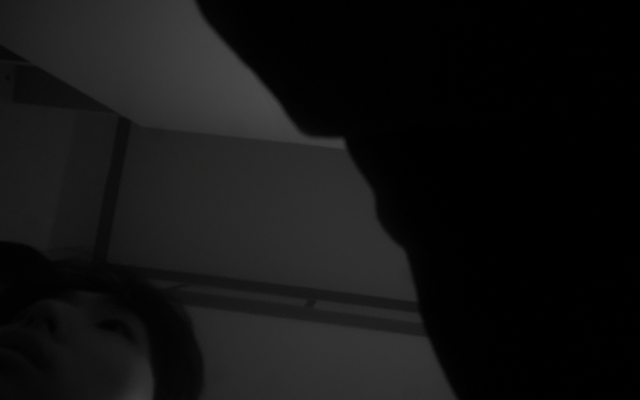
#> input picture captures/cam4_660nm/2026-03-30/20260330_173841_955_cam4.png, 1280 x 800 px (shown at 1/2 size); its folder holds only this picture in this run
$ python porphyrin_viewer02.py
#> lines starting #> are read from the running program, lines starting #| are printed output that depends on the picture; after the words box and inside, x2 and y2 are one past the last pixel; in counts of white or black regions, pixels touching at a corner belong together
import cv2
import numpy as np
import os

# -----------------------------
# 등급 계산
# -----------------------------
def get_grade(rate):
    if rate < 1:
        return "Low"
    elif rate < 3:
        return "Normal"
    elif rate < 7:
        return "High"
    else:
        return "Very High"


# -----------------------------
# 부위별 분석
# -----------------------------
def analyze_regions(mask):
    h, w = mask.shape

    regions = {
        "Upper": mask[0:h//3, :],
        "Middle": mask[h//3:2*h//3, :],
        "Lower": mask[2*h//3:h, :],
        "Left": mask[:, 0:w//3],
        "Center": mask[:, w//3:2*w//3],
        "Right": mask[:, 2*w//3:w]
    }

    result = {}

    for name, roi in regions.items():
        total_pixels = roi.size
        detected_pixels = np.count_nonzero(roi)
        rate = (detected_pixels / total_pixels) * 100
        result[name] = rate

    return result


# -----------------------------
# 히트맵 생성
# -----------------------------
def create_heatmap(img, mask):
    mask_blur = cv2.GaussianBlur(mask, (31, 31), 0)

    heatmap = cv2.applyColorMap(mask_blur, cv2.COLORMAP_JET)

    overlay = cv2.addWeighted(img, 0.6, heatmap, 0.4, 0)

    return overlay


# -----------------------------
# 포르피린 검출
# -----------------------------
def detect_porhyrin(img):
    if img is None:
        return None, None, 0, 0, "None", {}

    output = img.copy()

    # 그레이 변환
    gray = cv2.cvtColor(img, cv2.COLOR_BGR2GRAY)

    # 대비 강화
    clahe = cv2.createCLAHE(clipLimit=2.0, tileGridSize=(8, 8))
    enhanced = clahe.apply(gray)

    # 블러 처리
    blur = cv2.GaussianBlur(enhanced, (5, 5), 0)

    # 상위 밝기 기준 검출
    threshold_value = np.percentile(blur, 97)

    _, thresh = cv2.threshold(blur, threshold_value, 255, cv2.THRESH_BINARY)

    # 노이즈 제거
    kernel = np.ones((3, 3), np.uint8)
    thresh = cv2.morphologyEx(thresh, cv2.MORPH_OPEN, kernel)

    # 컨투어 검출
    contours, _ = cv2.findContours(thresh, cv2.RETR_EXTERNAL, cv2.CHAIN_APPROX_SIMPLE)

    clean_mask = np.zeros_like(thresh)

    count = 0

    for cnt in contours:
        area = cv2.contourArea(cnt)

        if area < 10:
            continue

        (x, y), radius = cv2.minEnclosingCircle(cnt)

        if 3 < radius < 15:
            center = (int(x), int(y))

            cv2.circle(output, center, int(radius), (0, 0, 255), 2)
            cv2.drawContours(clean_mask, [cnt], -1, 255, -1)

            count += 1

    # 검출률 계산
    total_pixels = clean_mask.size
    detected_pixels = np.count_nonzero(clean_mask)
    detection_rate = (detected_pixels / total_pixels) * 100

    # 등급 계산
    grade = get_grade(detection_rate)

    # 부위별 분석
    region_result = analyze_regions(clean_mask)

    # 히트맵 생성
    heatmap = create_heatmap(img, clean_mask)

    return output, heatmap, count, detection_rate, grade, region_result


# -----------------------------
# 이미지 리스트 가져오기
# -----------------------------
def load_images(base_path):
    image_list = []

    date_folders = sorted(os.listdir(base_path))

    for date in date_folders:
        folder_path = os.path.join(base_path, date)

        if not os.path.isdir(folder_path):
            continue

        files = sorted([f for f in os.listdir(folder_path)
                        if f.lower().endswith(('.png', '.jpg', '.jpeg'))])

        for f in files:
            full_path = os.path.join(folder_path, f)
            image_list.append((date, f, full_path))

    return image_list


# -----------------------------
# 텍스트 출력 함수
# -----------------------------
def put_info_text(img, name, idx, total, date, count, rate, grade, region_result):
    cv2.putText(img, name, (20, 35),
                cv2.FONT_HERSHEY_SIMPLEX, 0.6, (255, 255, 255), 2)

    cv2.putText(img, f"{idx+1} / {total}", (20, 70),
                cv2.FONT_HERSHEY_SIMPLEX, 0.6, (255, 255, 255), 2)

    cv2.putText(img, f"Date: {date}", (20, 105),
                cv2.FONT_HERSHEY_SIMPLEX, 0.6, (0, 255, 255), 2)

    cv2.putText(img, f"Detected Count: {count}", (20, 140),
                cv2.FONT_HERSHEY_SIMPLEX, 0.65, (0, 0, 255), 2)

    cv2.putText(img, f"Detection Rate: {rate:.2f}%", (20, 175),
                cv2.FONT_HERSHEY_SIMPLEX, 0.65, (0, 0, 255), 2)

    cv2.putText(img, f"Grade: {grade}", (20, 210),
                cv2.FONT_HERSHEY_SIMPLEX, 0.65, (0, 255, 0), 2)

    y = 250
    cv2.putText(img, "Region Analysis", (20, y),
                cv2.FONT_HERSHEY_SIMPLEX, 0.6, (255, 255, 0), 2)

    y += 30

    for region, value in region_result.items():
        cv2.putText(img, f"{region}: {value:.2f}%", (20, y),
                    cv2.FONT_HERSHEY_SIMPLEX, 0.5, (255, 255, 0), 1)
        y += 25

    return img


# -----------------------------
# 뷰어
# -----------------------------
def viewer(base_path):
#> called with base_path = '../../captures/cam4_660nm'
    images = load_images(base_path)

    if len(images) == 0:
        print("이미지 없음")
        return

    idx = 0
    total = len(images)

    cv2.namedWindow("Porphyrin Viewer", cv2.WINDOW_NORMAL)

    while True:
        date, name, path = images[idx]

        img = cv2.imread(path)
#> img is the input picture: shape (800, 1280, 3); mean B, G, R 18.4, 18.6, 18.4

        if img is None:
            idx = (idx + 1) % total
            continue

        result, heatmap, count, rate, grade, region_result = detect_porhyrin(img)
#> in detect_porhyrin, `enhanced = clahe.apply(gray)`:
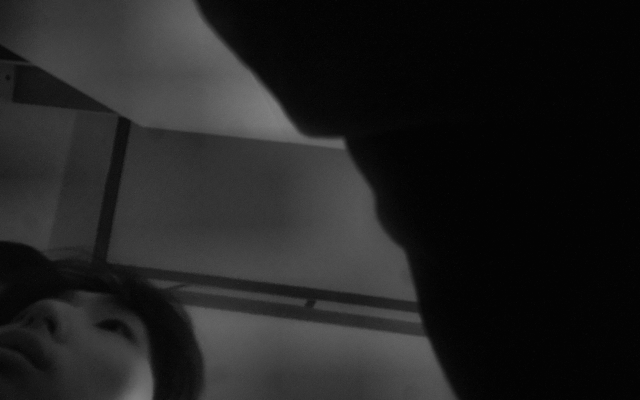
#> enhanced: shape (800, 1280) (shown at 1/2 size); min 1, max 135, mean 32.7
#> in detect_porhyrin, `threshold_value = np.percentile(blur, 97)`: threshold_value = 93
#> in detect_porhyrin, `_, thresh = cv2.threshold(blur, threshold_value, 255, cv2.THRESH_BINARY)`: thresh: shape (800, 1280); 2.8% white; 28 white regions (24 under 20 px), largest, box (x1, y1, x2, y2) and area: (351, 9, 685, 295) 22378, (393, 621, 497, 671) 2898, (247, 738, 304, 800) 2038, (759, 669, 855, 706) 1720
#> in detect_porhyrin, `thresh = cv2.morphologyEx(thresh, cv2.MORPH_OPEN, kernel)`:
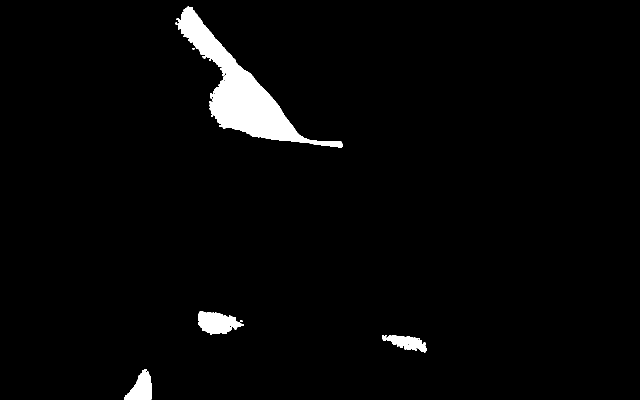
#> thresh: shape (800, 1280) (shown at 1/2 size); 2.8% white; 7 white regions (3 under 20 px)
#> in detect_porhyrin, `contours, _ = cv2.findContours(thresh, cv2.RETR_EXTERNAL, cv2.CHAIN_AP..`: contours = 7 contours, 3 with area under 20; largest, box (x1, y1, x2, y2) and area: (353, 13, 685, 295) 21650, (396, 623, 487, 670) 2665, (248, 738, 303, 800) 1927, (764, 670, 854, 705) 1522
#> the loop in detect_porhyrin, `for cnt in contours:` made 7 passes
#> (area, x, y, radius) on passes 1, 3, 4, 7: (1927, 274.5, 771.7, 38.01), (1521.5, 808.5, 685.5, 46.8), (2665, 441, 639.5, 46.45), (21649.5, 525.1, 156.4, 209.5)
#> after the loop in detect_porhyrin, `for cnt in contours:`: clean_mask: shape (800, 1280); every value is 0
#> after the loop in detect_porhyrin, `for cnt in contours:`: count = 0
#> in detect_porhyrin, `grade = get_grade(detection_rate)`: grade = 'Low'
#> the loop in analyze_regions, `for name, roi in regions.items():` made 6 passes
#> (name, total_pixels) on passes 1 to 6: ('Upper', 340480), ('Middle', 341760), ('Lower', 341760), ('Left', 340800), ('Center', 341600), ('Right', 341600)
#> after the loop in analyze_regions, `for name, roi in regions.items():`: result = {'Upper': 0, 'Middle': 0, 'Lower': 0, 'Left': 0, 'Center': 0, 'Right': 0}
#> in detect_porhyrin, `region_result = analyze_regions(clean_mask)`: region_result has the same summary as result in analyze_regions
#> in create_heatmap, `heatmap = cv2.applyColorMap(mask_blur, cv2.COLORMAP_JET)`:
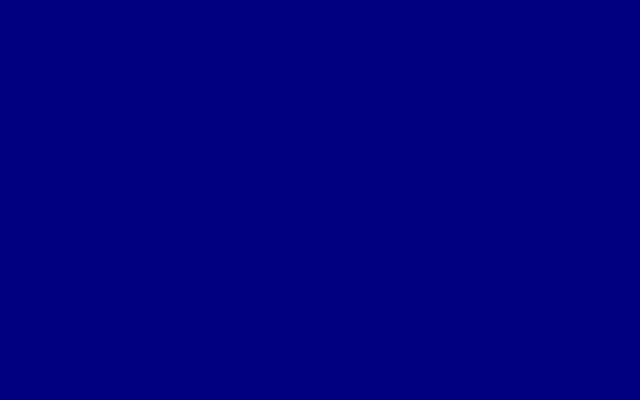
#> heatmap: shape (800, 1280, 3) (shown at 1/2 size); mean B, G, R 128, 0, 0
#> in create_heatmap, `overlay = cv2.addWeighted(img, 0.6, heatmap, 0.4, 0)`:
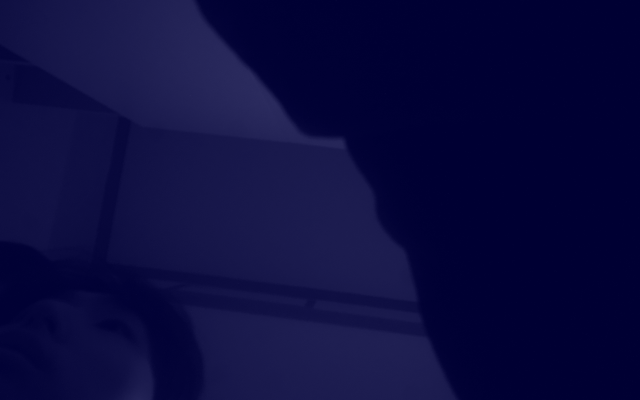
#> overlay: shape (800, 1280, 3) (shown at 1/2 size); mean B, G, R 62.1, 11.2, 11.1
#> count = 0; rate = 0; grade = 'Low'; region_result has the same summary as result in analyze_regions

        # 크기 통일
        view_w = 500
        view_h = 500

        img_view = cv2.resize(img, (view_w, view_h))
        result_view = cv2.resize(result, (view_w, view_h))
        heatmap_view = cv2.resize(heatmap, (view_w, view_h))

        # 텍스트 표시용
        result_view = put_info_text(
            result_view,
            name,
            idx,
            total,
            date,
            count,
            rate,
            grade,
            region_result
        )
#> the loop in put_info_text, `for region, value in region_result.items():` made 6 passes
#> (region, y) on passes 1 to 6: ('Upper', 305), ('Middle', 330), ('Lower', 355), ('Left', 380), ('Center', 405), ('Right', 430)
#> after the loop in put_info_text, `for region, value in region_result.items():`:
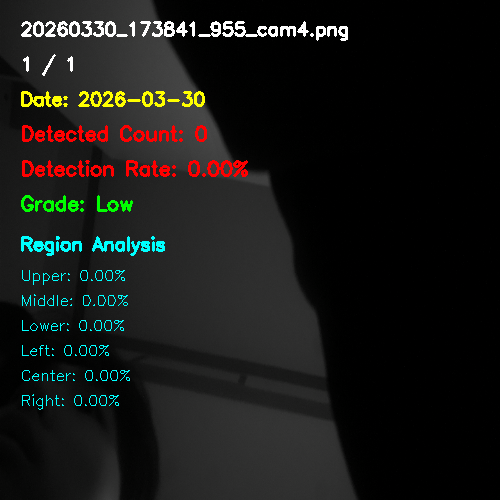
#> img: shape (500, 500, 3); mean B, G, R 22.2, 24.5, 23.9
#> after the loop in put_info_text, `for region, value in region_result.items():`: y = 430

        cv2.putText(img_view, "Original", (20, 470),
                    cv2.FONT_HERSHEY_SIMPLEX, 0.7, (255, 255, 255), 2)
#> img_view: shape (500, 500, 3); mean B, G, R 18.9, 19.2, 19

        cv2.putText(result_view, "Detection Result", (20, 470),
                    cv2.FONT_HERSHEY_SIMPLEX, 0.7, (255, 255, 255), 2)
#> result_view: shape (500, 500, 3); 0.53% of pixels changed, all inside (x1, y1, x2, y2) = (22, 454, 200, 472)

        cv2.putText(heatmap_view, "Heatmap", (20, 470),
                    cv2.FONT_HERSHEY_SIMPLEX, 0.7, (255, 255, 255), 2)
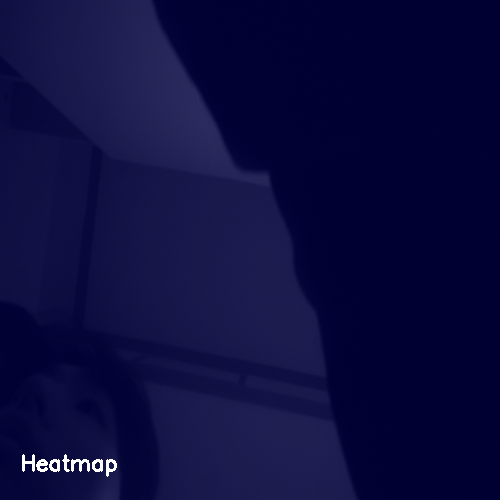
#> heatmap_view: shape (500, 500, 3); mean B, G, R 62.6, 11.8, 11.7

        # 3개 가로 출력
        combined = np.hstack((img_view, result_view, heatmap_view))
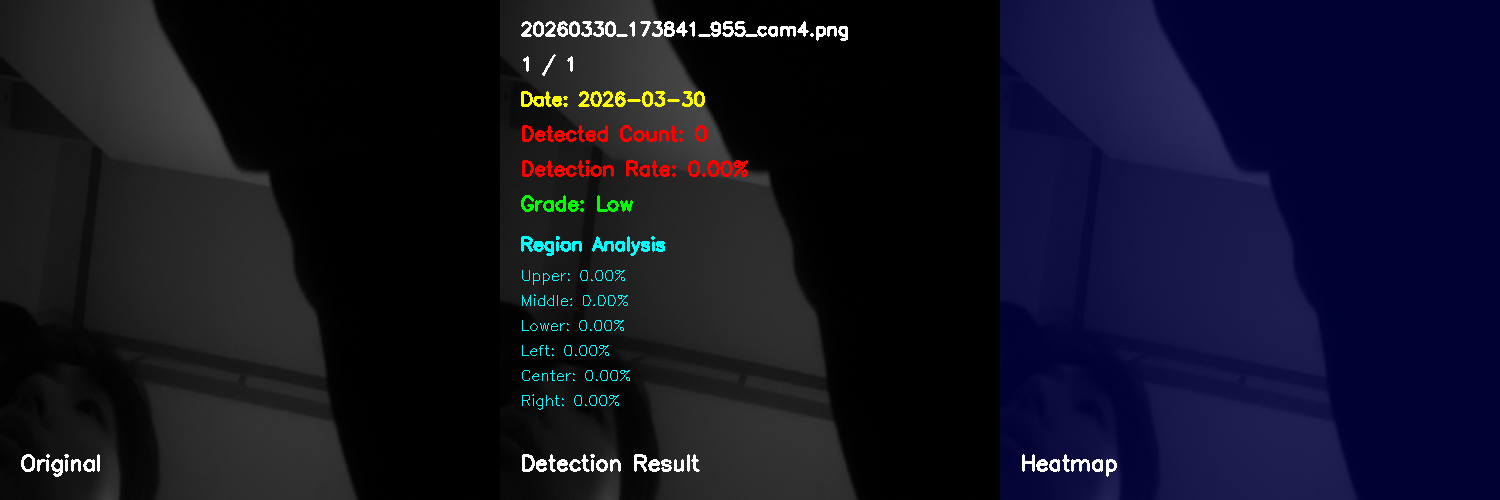
#> combined: shape (500, 1500, 3); mean B, G, R 35, 18.9, 18.6

        cv2.imshow("Porphyrin Viewer", combined)

        key = cv2.waitKey(0) & 0xFF
#> (key Esc is pressed here)

        # 다음
        if key == ord('d'):
            idx = (idx + 1) % total

        # 이전
        elif key == ord('a'):
            idx = (idx - 1) % total

        # 종료
        elif key == 27:
            break

    cv2.destroyAllWindows()


# -----------------------------
# 실행
# -----------------------------
if __name__ == "__main__":
    base_path = "../../captures/cam4_660nm"
    viewer(base_path)

$ run again, on captures/cam4_660nm/2026-03-30/20260330_180056_522_cam4.png
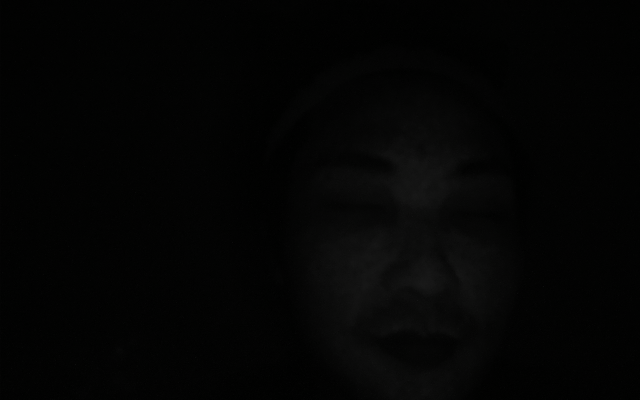
#> input picture captures/cam4_660nm/2026-03-30/20260330_180056_522_cam4.png, 1280 x 800 px (shown at 1/2 size)
#> in viewer, img is the input picture: shape (800, 1280, 3); mean B, G, R 3.7, 4.2, 3.8
#> threshold_value = 37
#> contours = 23 contours, 9 with area under 20; largest, box (x1, y1, x2, y2) and area: (748, 295, 917, 421) 12282, (684, 461, 794, 647) 7232, (800, 514, 884, 588) 3384, (899, 510, 953, 610) 1962, (733, 712, 772, 743) 442
#> the loop in detect_porhyrin, `for cnt in contours:` made 23 passes
#> (area, x, y, radius, center) on passes 2, 7, 8, 10, 12, 13, 18, 22: (25.5, 783.5, 784, 4.27, (783, 784)), (36, 793, 765.5, 4.27, (793, 765)), (32.5, 786.5, 758.5, 4.95, (786, 758)), (23, 783.5, 750.5, 4.3, (783, 750)), (42, 714.5, 707, 5.41, (714, 707)), (163, 794.5, 653.5, 11.42, (794, 653)), (80.5, 707.3, 481.9, 6.53, (707, 481)), (45, 861, 297.5, 5.32, (861, 297))
#> after the loop in detect_porhyrin, `for cnt in contours:`: count = 10
#> in detect_porhyrin, `detected_pixels = np.count_nonzero(clean_mask)`: detected_pixels = 777
#> detection_rate = 0.0759
#> in detect_porhyrin, `grade = get_grade(detection_rate)`: grade = 'Low'
#> the loop in analyze_regions, `for name, roi in regions.items():` made 6 passes
#> (name, total_pixels, detected_pixels, rate) on passes 1 to 6: ('Upper', 340480, 0, 0), ('Middle', 341760, 184, 0.0538), ('Lower', 341760, 593, 0.174), ('Left', 340800, 0, 0), ('Center', 341600, 658, 0.193), ('Right', 341600, 119, 0.0348)
#> after the loop in analyze_regions, `for name, roi in regions.items():`: result = {'Upper': 0, 'Middle': 0.0538, 'Lower': 0.174, 'Left': 0, 'Center': 0.193, 'Right': 0.0348}
#> in detect_porhyrin, `region_result = analyze_regions(clean_mask)`: region_result has the same summary as result in analyze_regions
#> in viewer, `result, heatmap, count, rate, grade, region_result = detect_porhyrin(i..`: count = 10; rate = 0.0759; grade = 'Low'; region_result has the same summary as result in analyze_regions
#> the loop in put_info_text, `for region, value in region_result.items():` made 6 passes
#> (region, value, y) on passes 1 to 6: ('Upper', 0, 305), ('Middle', 0.0538, 330), ('Lower', 0.174, 355), ('Left', 0, 380), ('Center', 0.193, 405), ('Right', 0.0348, 430)
#> after the loop in put_info_text, `for region, value in region_result.items():`:
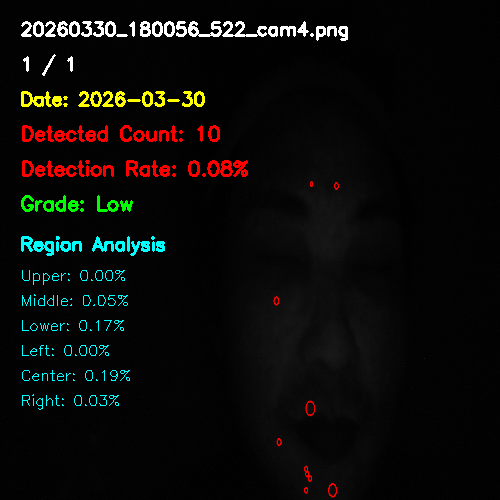
#> img: shape (500, 500, 3); mean B, G, R 8.7, 11.1, 10.8
#> after the loop in put_info_text, `for region, value in region_result.items():`: y = 430
#> in viewer, `combined = np.hstack((img_view, result_view, heatmap_view))`:
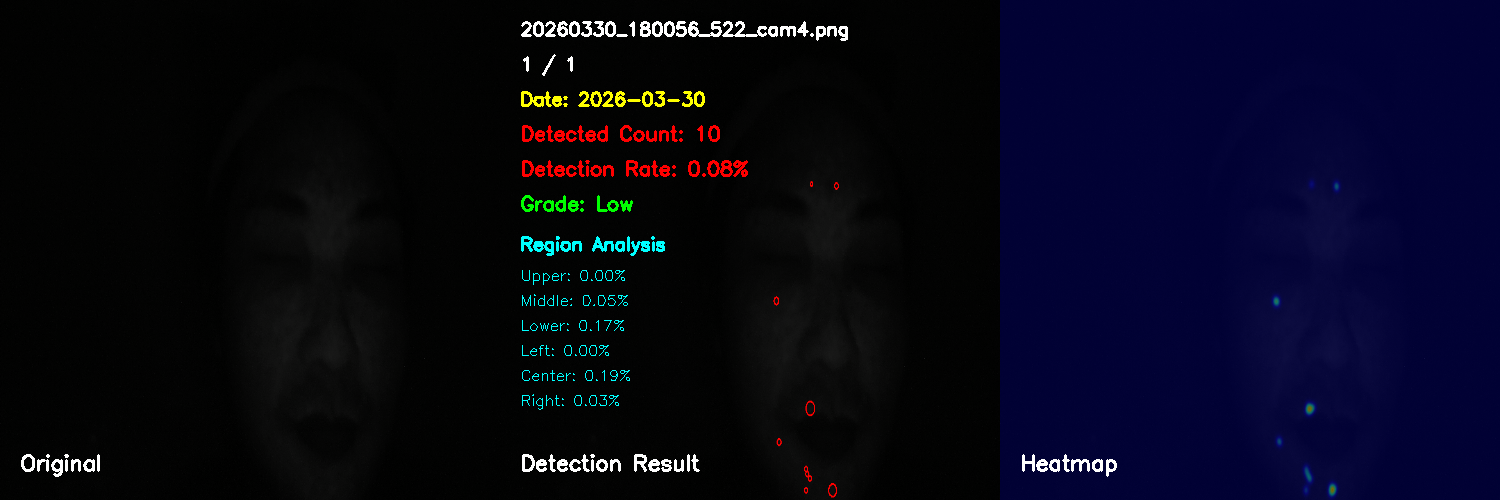
#> combined: shape (500, 1500, 3); mean B, G, R 22.8, 6.8, 6.5
